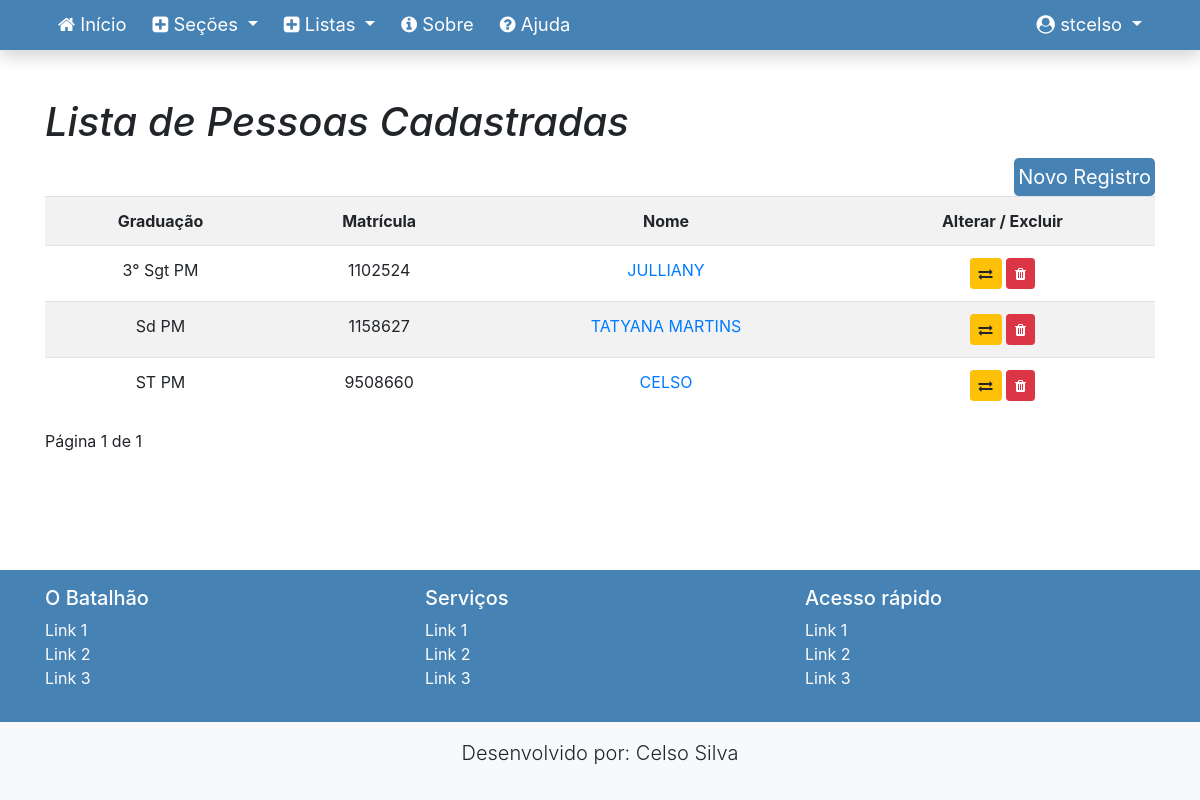
The app's page /listar/pessoas/ (signed in) with its own data.
### appCreate/models.py (models this page shows, shortened)
class Pessoa(models.Model):
    graduacao = models.CharField(max_length=12, verbose_name="graduação", choices=GRADUACAO)
    matricula = models.IntegerField(primary_key=True)
    nome_guerra = models.CharField(max_length=30, verbose_name="nome de guerra")

### appListas/views.py (the view)
# urls.py: path('pessoas/', PessoaList.as_view(), name='pessoaList'),
class PessoaList(LoginRequiredMixin, ListView):
    login_url = reverse_lazy('index')
    model = Pessoa
    template_name = 'appPessoa/listaPessoas.html'
    paginate_by = 10
    def get_context_data(self, *args, **kwargs):
        contexto = super().get_context_data(*args, **kwargs)
        contexto['titulo'] = "Lista de Pessoas Cadastradas"
        return contexto

### appPessoa/templates/appPessoa/listaPessoas.html (shortened to what this page needs)
{% extends 'base.html' %}
{% load static %}
{% load crispy_forms_tags %} class="text-center"
{% block conteudo %}
<h1><i>{{ titulo }}</i></h1>
    <a href="{% url 'pessoaNew' %}" class="bg-ifpr text-white p-1 btn-lg active mt-1 float-right">Novo Registro</a>
<div class="table-responsive">
    <table class="table table-striped">
        <tr>
            <th class="text-center">Graduação</th>
            <th class="text-center">Matrícula</th>
            <th class="text-center">Nome</th>
            <th class="text-center">Alterar / Excluir</th>
        {% for pessoa in object_list %}
         <tr>
            <td class="text-center">{{ pessoa.graduacao }}</td>
            <td class="text-center">{{ pessoa.matricula }}</td>
            <td class="text-center">
                 <a href="{% url 'infoPessoas' %}">{{ pessoa.nome_guerra }}</a>
            </td>
            <td class="text-center">
                <a href="{% url 'pessoaUp' pessoa.pk %}" class="btn btn-warning btn-sm" title="Editar"><i class="fa fa-exchange"></i></a>
                <a href="{% url 'pessoaDel' pessoa.pk %}" class="btn btn-danger btn-sm" title="Excluir"><i class="fa fa-trash"></i></a>
            </td>
         </tr>
         {% empty %}
          <tr>
            <td colspan="3">Nenhum registro encontrado</td>
          </tr>
         {% endfor %}
        </tr>
    </table>
        <div class="pagination">
<span class="step-links">
<span class="current">
Página {{ page_obj.number }} de {{ page_obj.paginator.num_pages }}
</span>
</span>
        </div>
</div>
{% endblock %}

### templates/base.html (shortened to what this page needs)
{% load static %}
{% load crispy_forms_tags %}
<!doctype html>
<html lang="pt-br" class="h-100">
<head>
    <link href="{% static 'css/bootstrap.min.css' %}" rel="stylesheet">
    <link href="{% static 'css/font-awesome.min.css' %}" rel="stylesheet">
    <link href="{% static 'css/ifpr.css' %}" rel="stylesheet">
</head>
<body class="d-flex flex-column h-100">
    <main role="main" class="flex-shrink-0">
{% block menu %}
        <nav class="navbar navbar-expand-lg navbar-dark bg-ifpr font-115 shadow">
            <div class="container">
                <div class="collapse navbar-collapse" id="navbarNavDropdown">
                    <ul class="navbar-nav mr-auto">
                        <li class="nav-item">
                            <a class="nav-link" href="{% url 'index' %}">
                                <i class="fa fa-home" aria-hidden="true"></i>
                                Início
                            </a>
                        </li>
                        {% if request.user.is_authenticated %}
                        <li class="nav-item dropdown">
                            <a class="nav-link dropdown-toggle text-white" href="{% url 'novo' %}" id="navbarDropdownMenuLink"
                               role="button" data-toggle="dropdown" aria-haspopup="true" aria-expanded="false">
                                <i class="fa fa-plus-square" aria-hidden="true"></i>
                                Seções
                            </a>
                        </li>
                          <li class="nav-item dropdown">
                            <a class="nav-link dropdown-toggle text-white" href="{% url 'listar' %}" id="navbarDropdownMenuLink"
                               role="button" data-toggle="dropdown" aria-haspopup="true" aria-expanded="false">
                                <i class="fa fa-plus-square" aria-hidden="true"></i>
                                Listas
                            </a>
                        </li>
                        {% endif %}
                        <li class="nav-item ">
                            <a class="nav-link" href="">
                                <i class="fa fa-info-circle" aria-hidden="true"></i>
                                Sobre
                            </a>
                        </li>
                        <li class="nav-item ">
                            <a class="nav-link" href="#">
                                <i class="fa fa-question-circle" aria-hidden="true"></i>
                                Ajuda
                            </a>
                        </li>
                    </ul>
                    <ul class="navbar-nav">
                        {% if request.user.is_authenticated %}
                        <li class="nav-item dropdown">
                            <a class="nav-link dropdown-toggle text-white" href="#" id=""
                                role="button" data-toggle="dropdown" aria-haspopup="true" aria-expanded="false">
                                <i class="fa fa-user-circle" aria-hidden="true"></i>
                                <span id="username">{{ request.user }}</span>
                            </a>
                        </li>
                        {% endif %}
                    </ul>
                </div>
            </div>
        </nav>
{% endblock %}
        <div class="container py-5">
{% block conteudo %}{% endblock %}
        </div>
    </main>
    <footer class="mt-auto">
        {% block rodape-links %}
        <div class="container-fluid bg-ifpr text-white p-3">
            <div class="container">
                <div class="row">
                    <div class="col-sm">
                        <h5>O Batalhão</h5>
                        <ul class="list-unstyled">
                            <li><a href="#" class="text-white">Link 1</a></li>
                            <li><a href="#" class="text-white">Link 2</a></li>
                            <li><a href="#" class="text-white">Link 3</a></li>
                        </ul>
                    </div>
                    <div class="col-sm">
                        <h5>Serviços</h5>
                        <ul class="list-unstyled">
                            <li><a href="#" class="text-white">Link 1</a></li>
                            <li><a href="#" class="text-white">Link 2</a></li>
                            <li><a href="#" class="text-white">Link 3</a></li>
                        </ul>
                    </div>
                    <div class="col-sm">
                        <h5>Acesso rápido</h5>
                        <ul class="list-unstyled">
                            <li><a href="#" class="text-white">Link 1</a></li>
                            <li><a href="#" class="text-white">Link 2</a></li>
                            <li><a href="#" class="text-white">Link 3</a></li>
                        </ul>
                    </div>
                </div>
            </div>
        </div>
{% endblock %}
{% block rodape %}
        <div class="container-fluid bg-light text-center p-3">
            <div class="row">
                <div class="col-md-4 mx-auto text-center">
                    <p>
                        <span class="lead">Desenvolvido por: Celso Silva</span><br>
                    </p>
                </div>
            </div>
{% endblock %}
        </div>
    </footer>
</body>
</html>

### static/css/ifpr.css (style rules this page uses)
.bg-ifpr { background-color: #4682B4; }
.font-115 { font-size: 115%; }
.navbar { padding: 0 !important; }
.navbar a.nav-link { color: white !important; }
.navbar .nav-item { padding: 3px 5px; }
table td { max-width: 500px; }

### records on screen
Pessoa: graduacao "3° Sgt PM", matricula "1102524", nome_guerra "JULLIANY"
Pessoa: graduacao "Sd PM", matricula "1158627", nome_guerra "TATYANA MARTINS"
Pessoa: graduacao "ST PM", matricula "9508660", nome_guerra "CELSO"

### other values on screen
{{ request.user }} "stcelso"
{{ titulo }} "Lista de Pessoas Cadastradas"
{{ page_obj.number }} "1"
{{ page_obj.paginator.num_pages }} "1"
